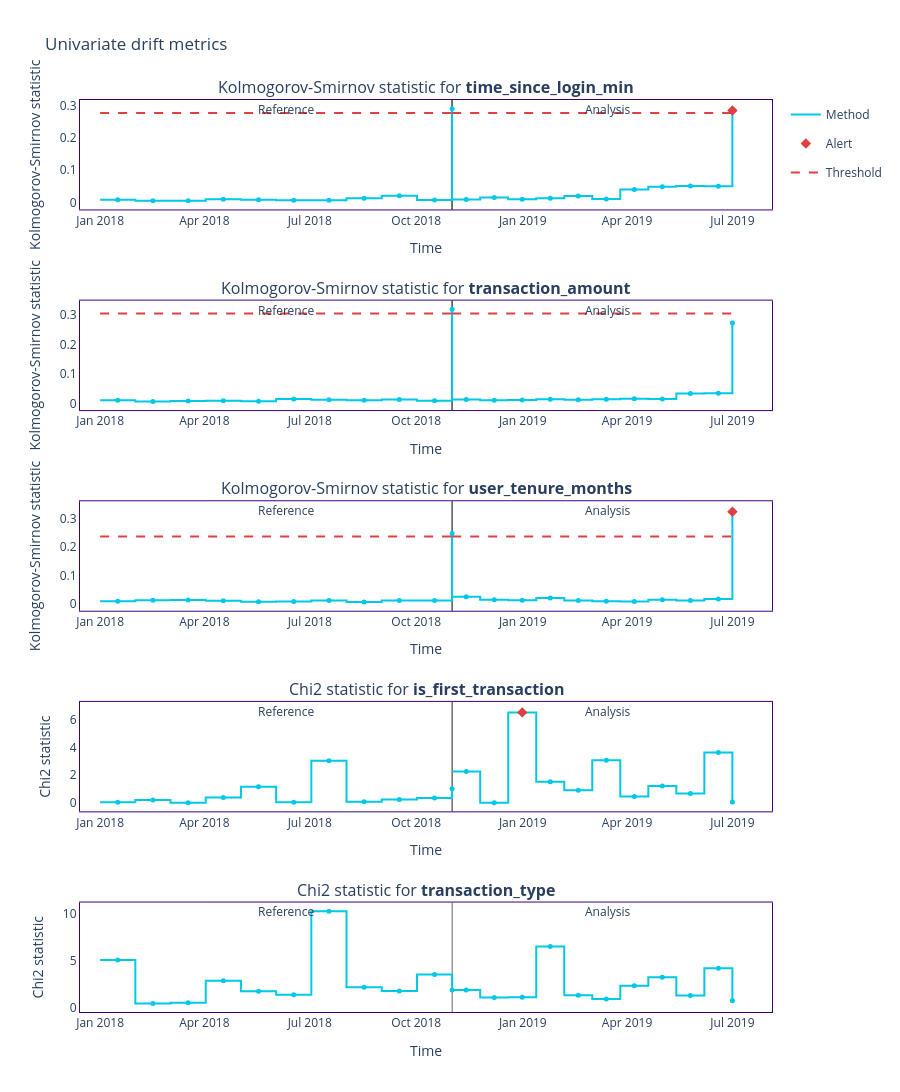

Here is the notebook cell this chart was saved with:
### Code cell
drift_results.plot(kind="drift")
